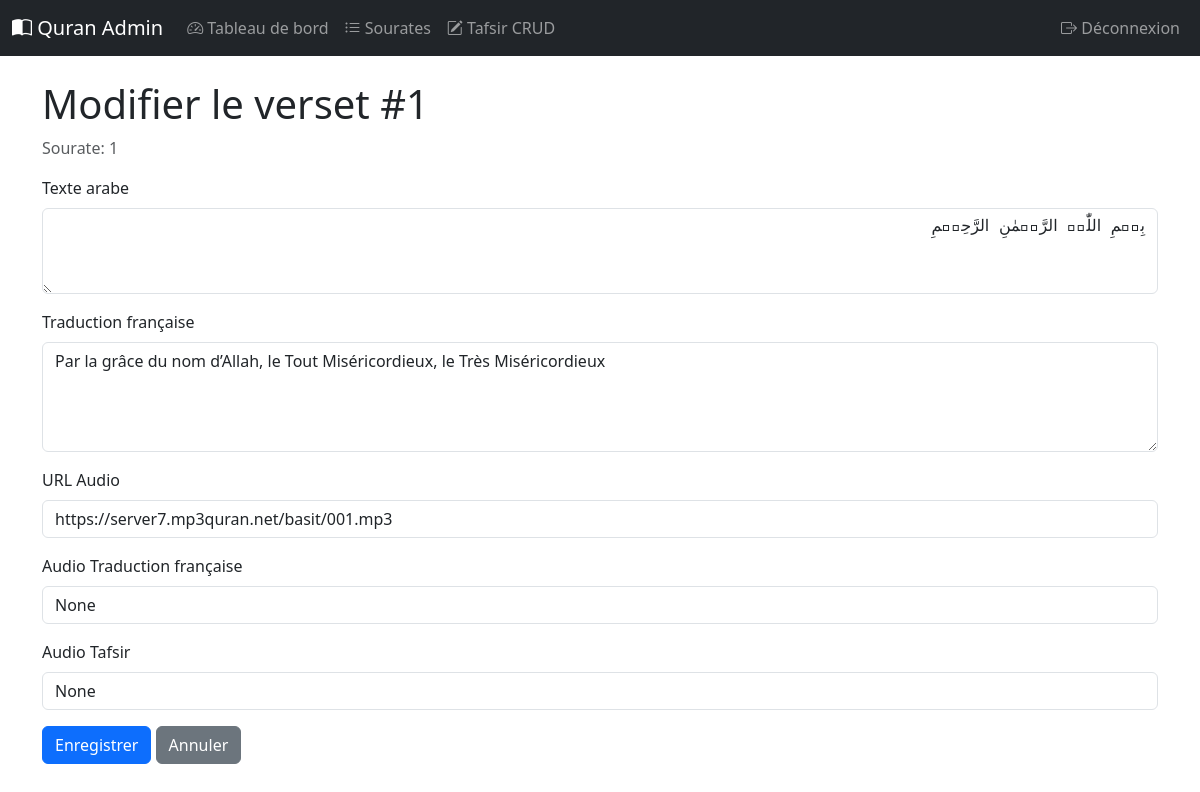
The page /verses/edit/1 (signed in) on the database its author committed.
### tables this page shows
CREATE TABLE verses(ayat_id INTEGER PRIMARY KEY, sura_id INTEGER, ayat_no INTEGER, juz_no INTEGER, ayat_ar TEXT, ayat_fr TEXT, ayat_sajda INTEGER, audio_url TEXT, audio_translation_french TEXT, audio_tafsir TEXT);

### admin/app.py (the view)
    def wrapper(*args, **kwargs):
        if not session.get('logged_in'):
            return redirect(url_for('login'))
        return f(*args, **kwargs)

### admin/app.py (called while the page is built, shortened)
def get_db():
    if 'db' not in g:
        conn = sqlite3.connect(DB_PATH)
        conn.row_factory = sqlite3.Row
        g.db = conn
    return g.db

def login_required(f):
    def wrapper(*args, **kwargs):
        if not session.get('logged_in'):
            return redirect(url_for('login'))
        return f(*args, **kwargs)
    wrapper.__name__ = f.__name__
    return wrapper

@app.route('/verses/edit/<int:ayat_id>', methods=['GET', 'POST'])
@login_required
def verse_edit(ayat_id):
    db = get_db()
    verse = db.execute('SELECT * FROM verses WHERE ayat_id = ?', (ayat_id,)).fetchone()
    if not verse:
        flash('Verse not found', 'error')
        return redirect(url_for('surah_list'))
    return render_template('verse_edit.html', verse=verse)

### admin/templates/verse_edit.html (shortened to what this page needs)
{% extends "base.html" %}
{% block content %}
<h1>Modifier le verset #{{ verse.ayat_no }}</h1>
<p class="text-muted">Sourate: {{ verse.sura_id }}</p>
<form method="POST" class="mt-3">
    <div class="mb-3">
        <label for="ayat_ar" class="form-label">Texte arabe</label>
        <textarea class="form-control font-monospace" name="ayat_ar" id="ayat_ar" rows="3" dir="rtl">{{ verse.ayat_ar }}</textarea>
    </div>
    <div class="mb-3">
        <label for="ayat_fr" class="form-label">Traduction française</label>
        <textarea class="form-control" name="ayat_fr" id="ayat_fr" rows="4">{{ verse.ayat_fr }}</textarea>
    </div>
    <div class="mb-3">
        <label for="audio_url" class="form-label">URL Audio</label>
        <input type="text" class="form-control" name="audio_url" id="audio_url" value="{{ verse.audio_url }}">
    </div>
    <div class="mb-3">
        <label for="audio_translation_french" class="form-label">Audio Traduction française</label>
        <input type="text" class="form-control" name="audio_translation_french" id="audio_translation_french" value="{{ verse.audio_translation_french }}">
    </div>
    <div class="mb-3">
        <label for="audio_tafsir" class="form-label">Audio Tafsir</label>
        <input type="text" class="form-control" name="audio_tafsir" id="audio_tafsir" value="{{ verse.audio_tafsir }}">
    </div>
    <button type="submit" class="btn btn-primary">Enregistrer</button>
    <a href="/surahs/{{ verse.sura_id }}" class="btn btn-secondary">Annuler</a>
</form>
{% endblock %}

### rows shown on the page
verses: ayat_no "1", sura_id "1", ayat_ar "بِسۡمِ اللّٰہِ الرَّحۡمٰنِ الرَّحِیۡمِ", ayat_fr "Par la grâce du nom d’Allah, le Tout Miséricordieux, le Très Miséricordieux", audio_url "https://server7.mp3quran.net/basit/001.mp3"
